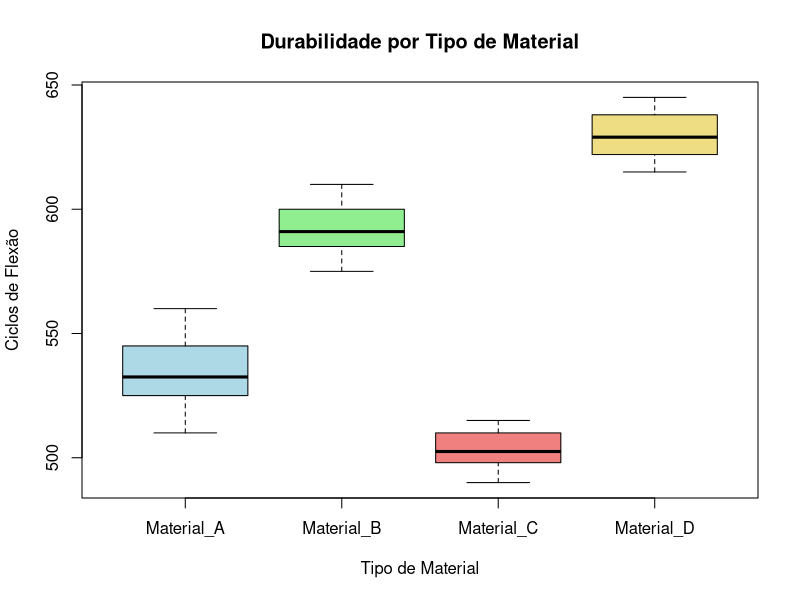

Reproduce this figure in R.
# Dados brutos da durabilidade (número de ciclos de flexão)
material_A <- c(520, 550, 530, 540, 510, 560, 535, 525, 545, 530)
material_B <- c(580, 600, 590, 575, 610, 585, 595, 605, 588, 592)
material_C <- c(500, 515, 490, 505, 510, 495, 508, 500, 512, 498)
material_D <- c(630, 620, 640, 615, 635, 628, 645, 622, 638, 625)

# Combinar todas as durabilidades em um único vetor (variável dependente)
durabilidade <- c(material_A, material_B, material_C, material_D)

# Criar um vetor para o fator (tipo de material)
# É CRUCIAL que o grupo de controle seja o primeiro nível para o Teste de Dunnett funcionar corretamente por padrão.
# Podemos garantir isso com levels = c("Material_A", ...).
tipo_material <- factor(c(rep("Material_A", 10), rep("Material_B", 10), 
                          rep("Material_C", 10), rep("Material_D", 10)),
                        levels = c("Material_A", "Material_B", "Material_C", "Material_D")) # Garante a ordem do controle

# Criar um data frame combinando as duas variáveis
dados_armacoes <- data.frame(durabilidade, tipo_material)

# Definir o nível de significância
alpha <- 0.05 # 5% de significância

# Opcional: Visualizar os dados com boxplots
boxplot(durabilidade ~ tipo_material, data = dados_armacoes,
        main = "Durabilidade por Tipo de Material",
        xlab = "Tipo de Material", ylab = "Ciclos de Flexão",
        col = c("lightblue", "lightgreen", "lightcoral", "lightgoldenrod"))

# Realizar a Análise de Variância (ANOVA)
modelo_anova_durabilidade <- aov(durabilidade ~ tipo_material, data = dados_armacoes)

# Exibir o sumário da ANOVA
cat("### Sumário da ANOVA de Um Fator ###\n")
summary(modelo_anova_durabilidade)

# Certificar-se de ter o pacote 'multcomp' instalado e carregado
# install.packages("multcomp") # Descomente e execute se não tiver
library(multcomp)

# Aplicar o Teste de Dunnett
cat("\n### Resultados do Teste de Dunnett (Comparando com o Material A - Controle) ###\n")
# Use a função 'contrMat()' para criar a matriz de contraste de Dunnett de forma explícita
# Isso garante que o R entenda exatamente as comparações e qual é a base.
dunnett_contrasts <- contrMat(table(dados_armacoes$tipo_material), type = "Dunnett")

# Agora, passe essa matriz de contraste para 'linfct'
teste_dunnett_durabilidade <- glht(modelo_anova_durabilidade,
                                   linfct = dunnett_contrasts)

# Sumário para ver os resultados ajustados
summary(teste_dunnett_durabilidade, test = adjusted("single-step"))
